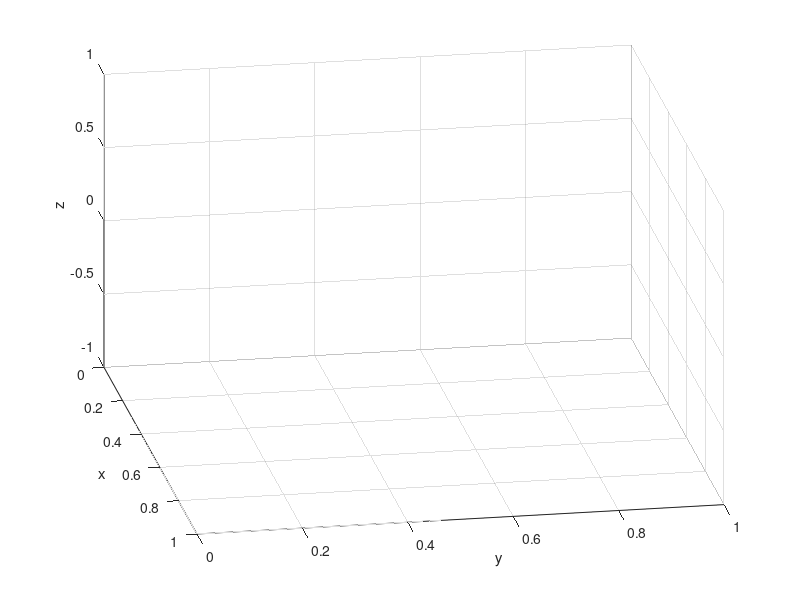

This figure's MATLAB source: (Note: this script raises an error after producing the figure.)
% Plan A Task

clear all
close all

%% Input Coordinates

% p = [x_pos, y_pos, z_pos, pitch]

    p(1,:) = [6, 46, 70, -136];
    p(2,:) = [129, 150, 150, 30];
    p(3,:) = [150, 80, 70, -20];
    p(4,:) = [136, -69, -67, -78];
    p(5,:) = [60, -146, 170, 36];
    
% Total time for task
    T = 20;

% Number of points
    n_points = size(p,1);
    
% Time interval between waypoints
    time_int = T/(n_points-1);
    
% Number of samples between each point
    n = 10;
    

%% Plot 5 positions

% Initiate Figure
    figure(1)
    hold on    
    xlabel('x')
    ylabel('y')
    zlabel('z')
    view([80 30])
    grid on
    run('plot_positions.m')
    plot3(poe(1,:), poe(2,:), poe(3,:), 'k--')
    hold off
    
    
%% Free motion trajectory with parabolic blends


% Define global acceleration (deg/sec^2)
    accn_mag = 30
        
for n = 1:4
    
    t = [0; 0; 0; 0];

    for j = 1:(n_points-1)

        theta_1 = joint_angles_all(j,n);
        theta_2 = joint_angles_all(j+1,n);
        theta_diff = theta_2-theta_1;

        accn_sign = sign(theta_diff);
        accn = accn_sign*accn_mag;

        vel1 = (time_int*accn - sqrt((time_int*accn)^2-4*accn*theta_diff))/2;
        vel2 = (time_int*accn + sqrt((time_int*accn)^2-4*accn*theta_diff))/2;

        if accn > 0
            vel = min(vel1, vel2);
        else
            vel = max(vel1, vel2);
        end

        tb(j) = vel/accn;

        theta{n}(j,1) = theta_1;
        velocity{n}(j,1) = 0;
        acceleration{n}(j,1) = accn;

        n_samples = 101;

        for i = 2:n_samples

            t(i) = time_int*(i-1)/(n_samples-1);

            if t(i) < tb(j)     
                acceleration{n}(j,i) = accn;
                velocity{n}(j,i) = accn*t(i);
            elseif t(i) > (time_int - tb(j))   
                acceleration{n}(j,i) = -accn;
                velocity{n}(j,i) = vel - (t(i)- (time_int-tb(j)))*accn;
            else
                acceleration{n}(j,i) = 0;
                velocity{n}(j,i) = vel;
            end

            theta{n}(j,i) = theta{n}(j,i-1) + velocity{n}(j,i)*(t(i)-t(i-1)) + (acceleration{n}(j,i)*(t(i)-t(i-1))^2)/2;
            
        end
    end
    
    
    % Reshape matrices into arrays containing all points
    m = 1;
    time_vec(1) = 0;
    time_step = time_int/n_samples;
    
    for j = 1:(n_points-1)
        for i = 1:n_samples
            theta_vec(n,m)        = theta{n}(j,i);
            velocity_vec(n,m)     = velocity{n}(j,i);
            acceleration_vec(n,m) = acceleration{n}(j,i);
            if m ~= 1
                time_vec(m)     = time_vec(m-1)+time_step;
            end
            m = m + 1;
        end
    end
    theta_vec(n,m)        = theta{n}(j,i);
    velocity_vec(n,m)     = velocity{n}(j,i);
    acceleration_vec(n,m) = acceleration{n}(j,i);
    time_vec(m)     = time_vec(m-1)+time_step;
end


for f = 1:m
   hold on
   q_free = [theta_vec(1,f), theta_vec(2,f), theta_vec(3,f), theta_vec(4,f), 0];
   coords = Forward_Kinematics(q_free);
   poe_free(:,f) = [coords(1,6); coords(2,6); coords(3,6)];
end

figure(8)
grid on
hold on
run('plot_positions.m')
plot3(poe_free(1,:), poe_free(2,:), poe_free(3,:), 'k--');
view([80 30])
xlabel('x')
ylabel('y')
zlabel('z')
hold off

figure(5)
plot(time_vec, theta_vec);
legend('\theta_1', '\theta_2', '\theta_3', '\theta_4');

figure(6)
plot(time_vec, velocity_vec);
legend('\theta_1', '\theta_2', '\theta_3', '\theta_4');

figure(7)
plot(time_vec, acceleration_vec);
legend('\theta_1', '\theta_2', '\theta_3', '\theta_4');
    


%% Straight Line Trajectory

% Matrix of sampling points
for i = 1:(n_points-1)
    
    x(i,:) = linspace(p(i,1), p(i+1,1), n);
    y(i,:) = linspace(p(i,2), p(i+1,2), n);
    z(i,:) = linspace(p(i,3), p(i+1,3), n);
    pitch(i,:) = linspace(p(i,4), p(i+1,4), n);

end

% Reshape matrices into arrays containing all points
m = 1;
for j = 1:(n_points-1)
    for i = 1:(n-1)
        x2(m) = x(j,i);
        y2(m) = y(j,i);
        z2(m) = z(j,i);
        pitch2(m) = pitch(j,i);
        m = m + 1;
    end
end

% Add final point onto arrays
    x2(m) = x((n_points-1),n);
    y2(m) = y((n_points-1),n);
    z2(m) = z((n_points-1),n);
    pitch2(m) = pitch((n_points-1),n);
    
% Plot end effector points
    figure(3)
    hold on
    plot3(x2, y2, z2, 'bx')
    plot3(x2, y2, z2, 'k')
    xlabel('x')
    ylabel('y')
    zlabel('z')
    view(3)
    grid on
    hold off
    
% Plot arm position throughout task


% Calculate joint angles for all sampled points using IK 
for i = 1:(n_points-1)*(n-1)+1

    joint_angles = inverse_kinematics(x2(i), y2(i), z2(i), pitch2(i));
    
% Coordinates of links from FK
    coords = Forward_Kinematics(joint_angles);

% Plot arm trajectory
    % figure(4)
    % plot_path(coords);
        
end







